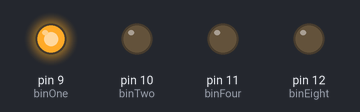
The sketch below on a simulated Arduino Uno, built with avr-gcc and run on an emulated ATmega328P. Shown: output pins drawn as LEDs (lit = HIGH).

Above: at 0.2 s.
At 1.2 s:
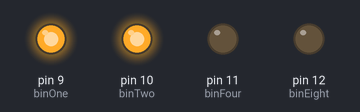
At 2.2 s:
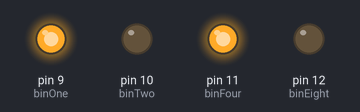
At 4.7 s:
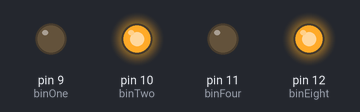
At 7.2 s:
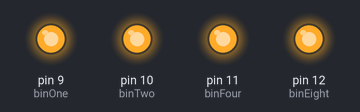
At 9.7 s:
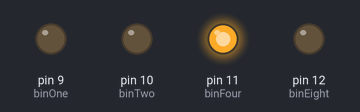
Timing chart, 0 to 10.4 s (numbered marks = the images above):
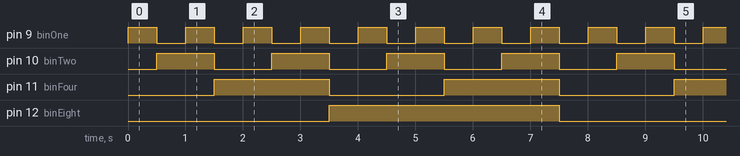

The sketch:

binary_from_0_to_15.ino
```cpp
int binEight = 12;
int binFour = 11;
int binTwo = 10;
int binOne = 9;

int intCounter = 0;
int counter[4] = {0, 0, 0, 0};

void showNumber() {

  counter[3]++;
  for(int i = 3; i >= 0; i--) {
    if (counter[i] > 1) {
      counter[i] = 0;
      counter[i - 1] = counter[i - 1] + 1;
    }
  }

  digitalWrite(binEight, counter[0] ? HIGH : LOW);
  digitalWrite(binFour, counter[1] ? HIGH : LOW);
  digitalWrite(binTwo, counter[2] ? HIGH : LOW);
  digitalWrite(binOne, counter[3] ? HIGH : LOW);

  delay(500);

}

void setup() {
  Serial.begin(9600);
  // put your setup code here, to run once:
  pinMode(binEight, OUTPUT);
  pinMode(binFour, OUTPUT);
  pinMode(binTwo, OUTPUT);
  pinMode(binOne, OUTPUT);
}

void loop() {
  // put your main code here, to run repeatedly:

  showNumber();
}
```

Measured:
- by itself, pin 9 (binOne): alternates HIGH for 0.50 s and LOW for 0.50 s
- by itself, pin 10 (binTwo): alternates HIGH for 1.0 s and LOW for 1.0 s
- by itself, pin 11 (binFour): alternates HIGH for 2.0 s and LOW for 2.0 s
- by itself, pin 12 (binEight): alternates HIGH for 4.0 s and LOW for 4.0 s
